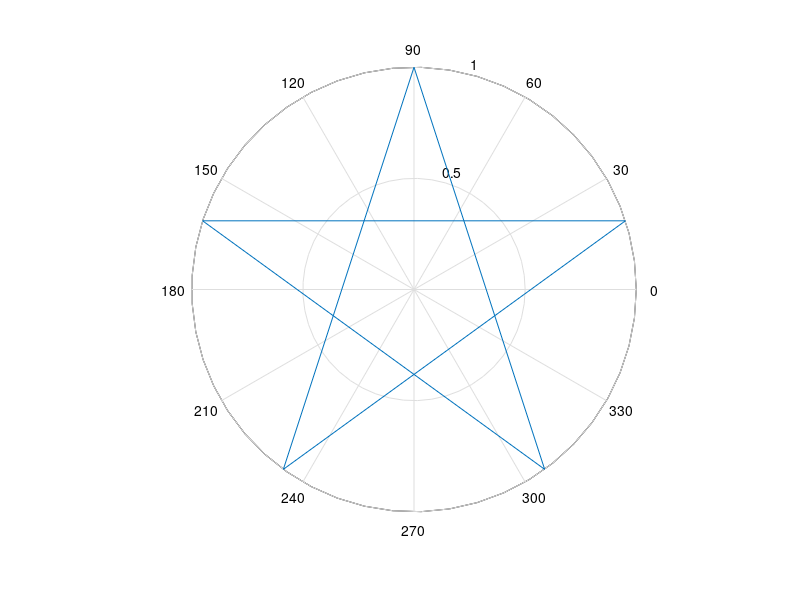

This chart was generated by the following MATLAB code:
function star5_2()
% This functtion simply produces a 5-point star in a polar plot when called
% upon.
%
alpha = (pi/2:4*pi/5:4.8*pi);
r = ones(1,6);
polar(alpha,r)
end